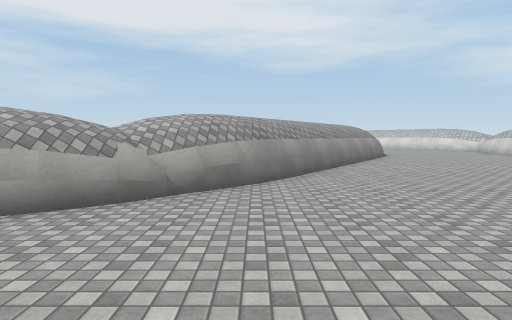
View 1 (above)

24 first-person views from a walk through a Unity game level. The camera is 1.5 m above the floor, tilts 4° down and sees 75° across. The floor is counted in squares, 2 m on a side. Each view is taken from the middle of a square. On the plan, view 1 faces up. The plan holds only what a view shows up to about 11 squares ahead; the rest is blank. The place goes on beyond the plan. The player character is not drawn. Some animated figures are not drawn. Surface patterns are stand-ins for the level's own textures.

View 2
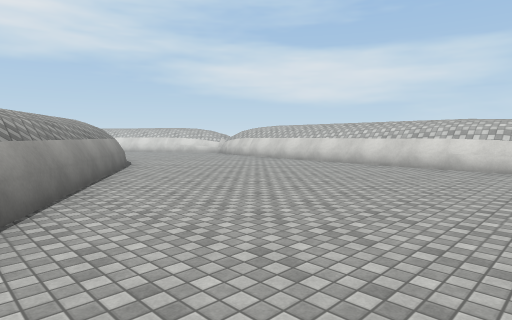

View 3
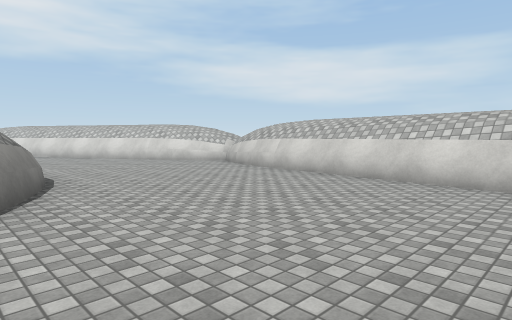

View 4
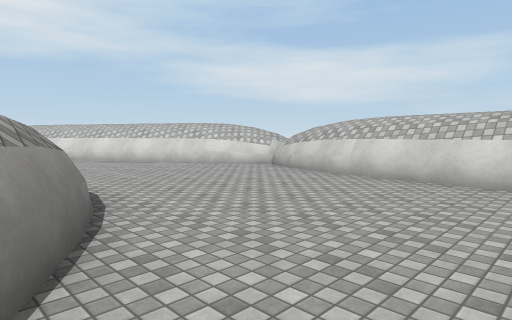

View 5
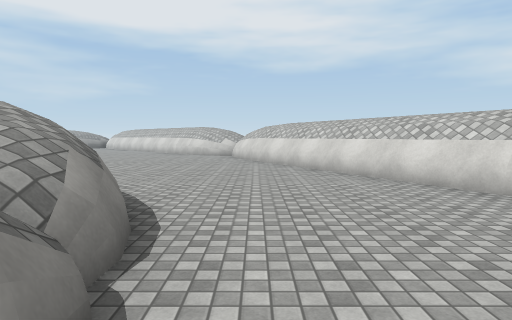

View 6
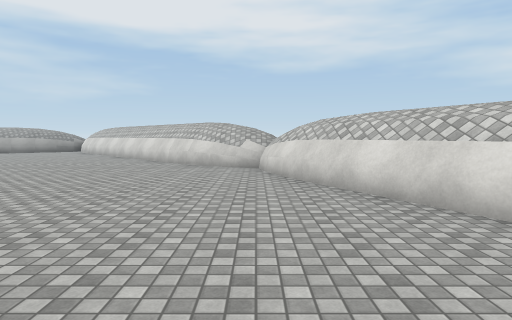

View 7
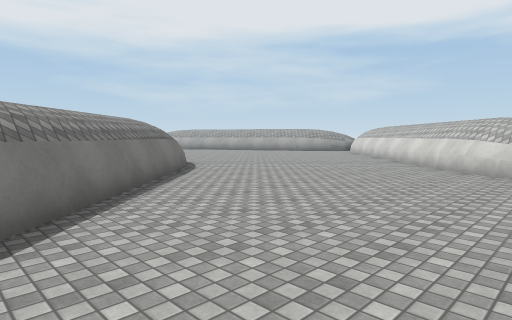

View 8
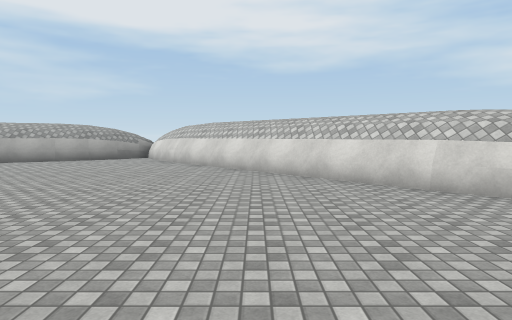

View 9
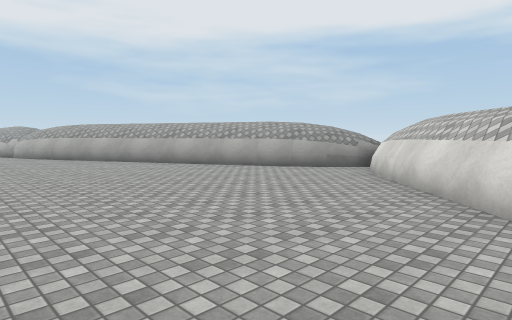

View 10
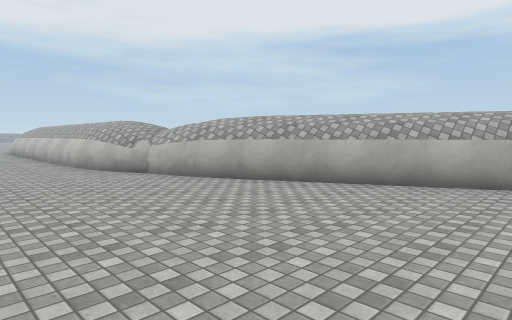

View 11
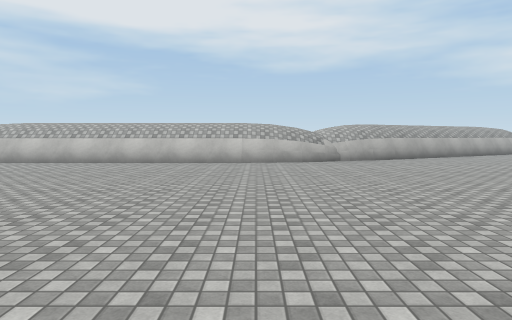

View 12
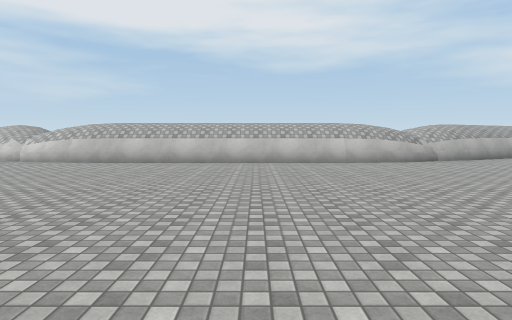

View 13
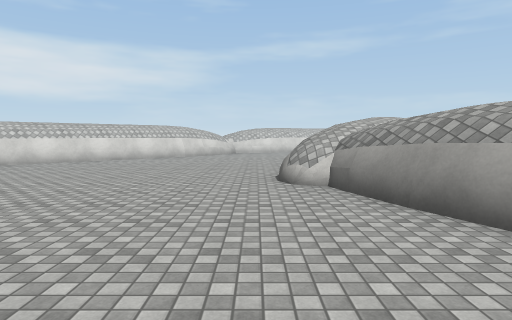

View 14
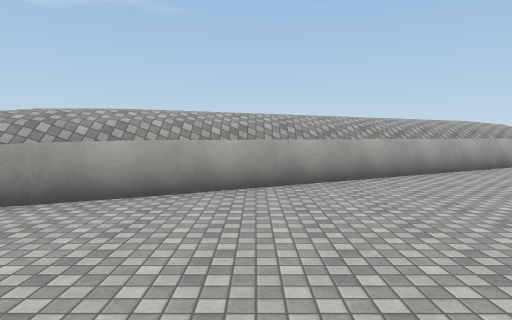

View 15
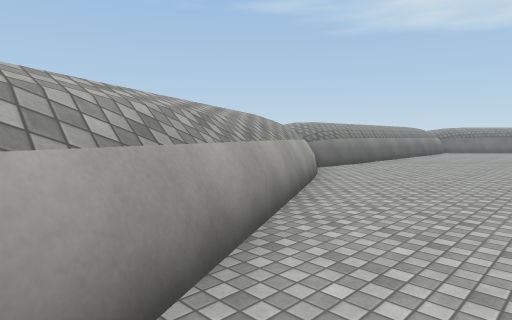

View 16
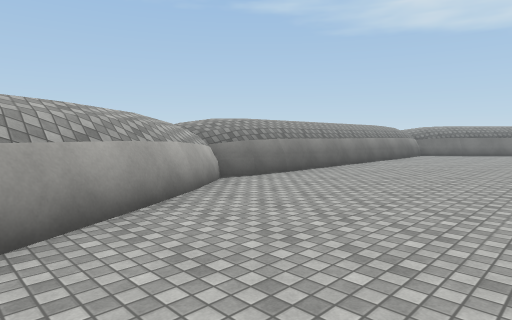

View 17
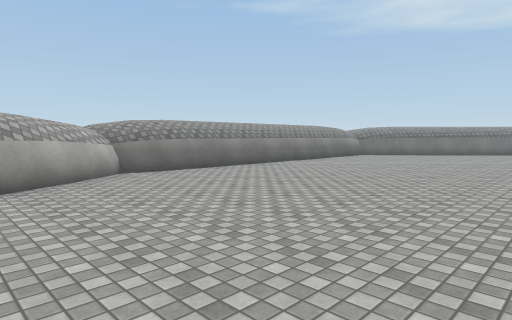

View 18
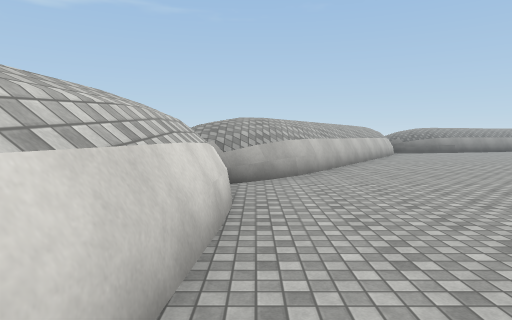

View 19
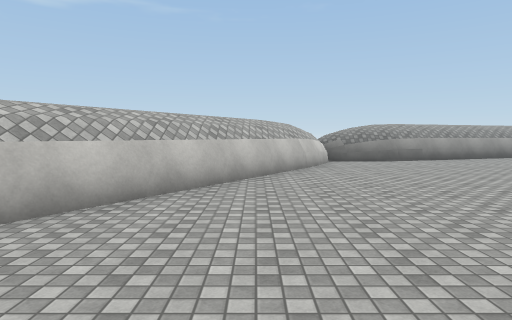

View 20
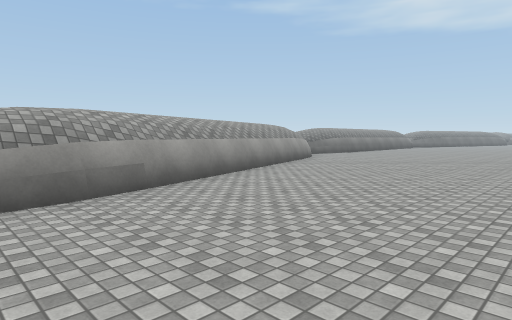

View 21
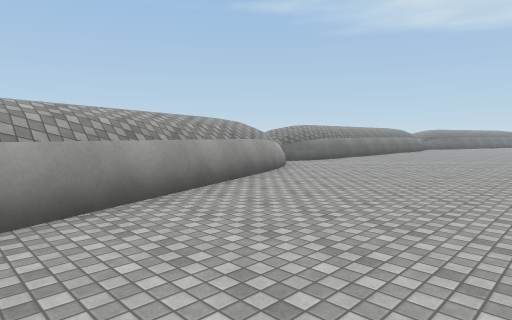

View 22
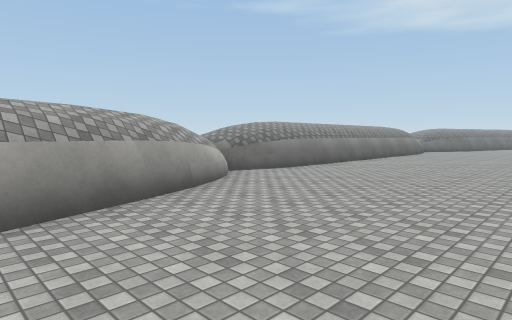

View 23
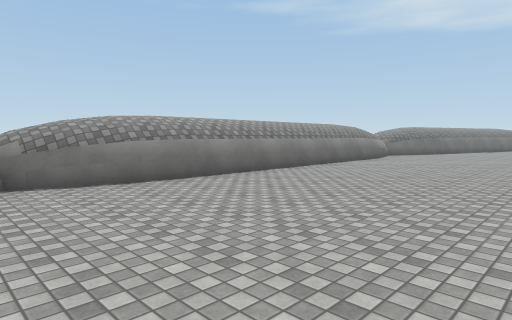

View 24
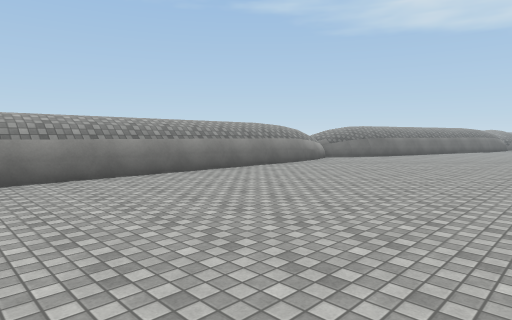

### Floor plan
Key: @ floor where view 1 was taken; # wall or solid block; . floor; ^ raised ledge.
Columns run from 25 left of view 1 to 11 right of it. Each row starts with its distance up from view 1.
 36                     ###
 35                   ###.##
 34                 ###....##
 33               ###.......##
 32             ###..........##
 31           ###.............##
 30 ##########^................#
 29 ...........................###
 28 .............................##
 27 ..............................^
 26 ...............................#
 25  ...................^^#........##
 24 ..................### ##........#
 23 ................###    ##.......##
 22 ..............###       ##.......#
 21 ............###          ##......##
 20 ..........###             ##......#
 19 .........##                  .....##
 18 ##########                    .....#
 17                              #.....^^
 16                               ^.....^
 15                               ^.....^
 14                               #....^
 13                              ##....^
 12                             ##.....#
 11                             #......#
 10                            ##......#
  9                           ##.......#
  8                           #........#
  7                          ##........#
  6                         ##.........#
  5                        ##..........#
  4                       ##...........^
  3                       #...........##
  2                        ..........##
  1                         ........##
  0                          @ .....#
 -1                           .....##
 -2                        ........#
 -3                  .............##
 -4          ....................##
 -5    ..........................#
 -6  ..........................^##
 -7  ......................#####^
 -8   ...................###
 -9    ...............####
-10     ............###
-11     ^#########^#

Where each view was taken, in squares from view 1:
view 1: 0 up, 0 right, facing up
view 2: 4 up, 1 right, facing up-right
view 3: 8 up, 4 right, facing up-right
view 4: 10 up, 4 right, facing up-right
view 5: 14 up, 6 right, facing up
view 6: 19 up, 5 right, facing up
view 7: 20 up, 5 right, facing up-left
view 8: 24 up, 0 right, facing up
view 9: 28 up, 0 right, facing up-left
view 10: 27 up, 8 left, facing up-left
view 11: 20 up, 17 left, facing up
view 12: 20 up, 20 left, facing up
view 13: 26 up, 10 left, facing right
view 14: 28 up, 9 left, facing down
view 15: 23 up, 11 left, facing down-left
view 16: 23 up, 14 left, facing down-left
view 17: 25 up, 15 left, facing down-left
view 18: 9 up, 9 right, facing down
view 19: 4 up, 5 right, facing down
view 20: 2 down, 2 right, facing down-left
view 21: 4 down, 2 left, facing down-left
view 22: 5 down, 5 left, facing down-left
view 23: 5 down, 9 left, facing down-left
view 24: 4 down, 12 left, facing down-left
